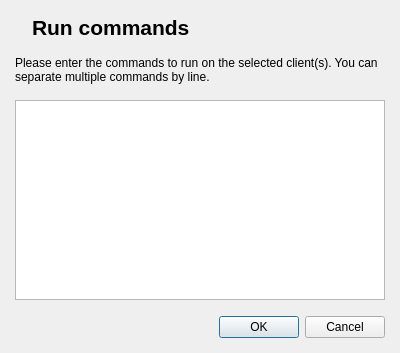
<?xml version="1.0" encoding="UTF-8"?>
<ui version="4.0">
 <author>Tobias Doerffel</author>
 <class>RunCommandsDialog</class>
 <widget class="QDialog" name="RunCommandsDialog">
  <property name="geometry">
   <rect>
    <x>0</x>
    <y>0</y>
    <width>400</width>
    <height>353</height>
   </rect>
  </property>
  <property name="windowTitle">
   <string>Run commands</string>
  </property>
  <property name="windowIcon">
   <iconset resource="../ischool.qrc">
    <normaloff>:/resources/text_message_48.png</normaloff>:/resources/text_message_48.png</iconset>
  </property>
  <layout class="QVBoxLayout">
   <property name="spacing">
    <number>16</number>
   </property>
   <property name="margin">
    <number>15</number>
   </property>
   <item>
    <layout class="QHBoxLayout">
     <property name="spacing">
      <number>10</number>
     </property>
     <property name="margin">
      <number>0</number>
     </property>
     <item>
      <widget class="QLabel" name="label">
       <property name="sizePolicy">
        <sizepolicy hsizetype="Maximum" vsizetype="Preferred">
         <horstretch>0</horstretch>
         <verstretch>0</verstretch>
        </sizepolicy>
       </property>
       <property name="text">
        <string/>
       </property>
       <property name="pixmap">
        <pixmap resource="../ischool.qrc">:/resources/run.png</pixmap>
       </property>
      </widget>
     </item>
     <item>
      <widget class="QLabel" name="label_2">
       <property name="font">
        <font>
         <pointsize>16</pointsize>
         <weight>75</weight>
         <bold>true</bold>
        </font>
       </property>
       <property name="text">
        <string>Run commands</string>
       </property>
      </widget>
     </item>
    </layout>
   </item>
   <item>
    <widget class="QLabel" name="label_3">
     <property name="text">
      <string>Please enter the commands to run on the selected client(s). You can separate multiple commands by line.</string>
     </property>
     <property name="wordWrap">
      <bool>true</bool>
     </property>
    </widget>
   </item>
   <item>
    <widget class="QTextEdit" name="cmdInputTextEdit"/>
   </item>
   <item>
    <widget class="QDialogButtonBox" name="buttonBox">
     <property name="standardButtons">
      <set>QDialogButtonBox::Cancel|QDialogButtonBox::Ok</set>
     </property>
    </widget>
   </item>
  </layout>
 </widget>
 <resources>
  <include location="../ischool.qrc"/>
 </resources>
 <connections>
  <connection>
   <sender>buttonBox</sender>
   <signal>accepted()</signal>
   <receiver>RunCommandsDialog</receiver>
   <slot>accept()</slot>
   <hints>
    <hint type="sourcelabel">
     <x>199</x>
     <y>384</y>
    </hint>
    <hint type="destinationlabel">
     <x>199</x>
     <y>206</y>
    </hint>
   </hints>
  </connection>
  <connection>
   <sender>buttonBox</sender>
   <signal>rejected()</signal>
   <receiver>RunCommandsDialog</receiver>
   <slot>reject()</slot>
   <hints>
    <hint type="sourcelabel">
     <x>199</x>
     <y>384</y>
    </hint>
    <hint type="destinationlabel">
     <x>199</x>
     <y>206</y>
    </hint>
   </hints>
  </connection>
 </connections>
</ui>
